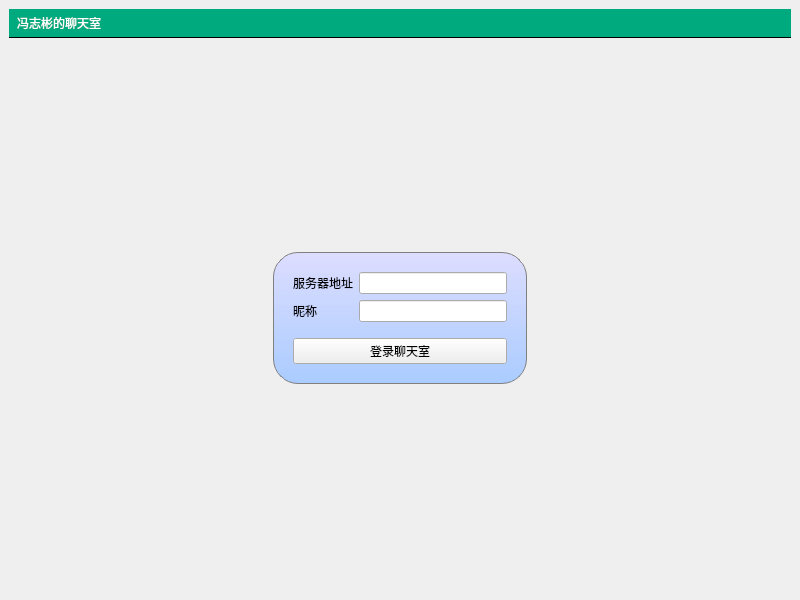
<?xml version="1.0" encoding="UTF-8"?>
<ui version="4.0">
 <class>MainWindow</class>
 <widget class="QMainWindow" name="MainWindow">
  <property name="geometry">
   <rect>
    <x>0</x>
    <y>0</y>
    <width>800</width>
    <height>600</height>
   </rect>
  </property>
  <property name="windowTitle">
   <string>聊天室客户端</string>
  </property>
  <property name="styleSheet">
   <string notr="true">
#loginFrame {
background: qlineargradient(x1: 0, y1: 0, x2: 0, y2: 1, stop: 0 #ddf, stop: 1 #acf);
border: 1px solid gray;
padding: 10px;
border-radius: 25px;
}
#mainFrame {border: none;background: white;}</string>
  </property>
  <widget class="QWidget" name="centralwidget">
   <layout class="QVBoxLayout" name="verticalLayout">
    <item>
     <widget class="QLabel" name="titleLabel">
      <property name="styleSheet">
       <string notr="true">#titleLabel {
background: white;
border: none;
border-bottom: 1px solid black;
padding: 5px;
font:24pt&quot;黑体&quot;; 
color: rgb(255,255, 255);
background-color:rgba(0, 170, 127, 255);
}


#loginFrame {
background: qlineargradient(x1: 0, y1: 0, x2: 0, y2: 1, stop: 0 #ddf, stop: 1 #aaf);
border: 1px solid gray;
padding: 10px;
border-radius: 25px;
}</string>
      </property>
      <property name="text">
       <string>冯志彬的聊天室</string>
      </property>
     </widget>
    </item>
    <item>
     <widget class="QStackedWidget" name="stackedWidget">
      <property name="currentIndex">
       <number>1</number>
      </property>
      <widget class="QWidget" name="chatPage">
       <layout class="QVBoxLayout" name="verticalLayout_2">
        <item>
         <layout class="QHBoxLayout" name="horizontalLayout">
          <item>
           <widget class="QTextEdit" name="roomTextEdit"/>
          </item>
          <item>
           <widget class="QListWidget" name="userListWidget">
            <property name="maximumSize">
             <size>
              <width>120</width>
              <height>16777215</height>
             </size>
            </property>
           </widget>
          </item>
         </layout>
        </item>
        <item>
         <layout class="QHBoxLayout" name="horizontalLayout_2">
          <item>
           <widget class="QLineEdit" name="sayLineEdit"/>
          </item>
          <item>
           <widget class="QPushButton" name="sayButton">
            <property name="text">
             <string>发送</string>
            </property>
           </widget>
          </item>
          <item>
           <widget class="QPushButton" name="logoutButton">
            <property name="text">
             <string>退出</string>
            </property>
           </widget>
          </item>
         </layout>
        </item>
       </layout>
      </widget>
      <widget class="QWidget" name="loginPage">
       <layout class="QGridLayout" name="gridLayout_3">
        <item row="0" column="1">
         <spacer name="verticalSpacer_2">
          <property name="orientation">
           <enum>Qt::Orientation::Vertical</enum>
          </property>
          <property name="sizeHint" stdset="0">
           <size>
            <width>20</width>
            <height>186</height>
           </size>
          </property>
         </spacer>
        </item>
        <item row="1" column="0">
         <spacer name="horizontalSpacer">
          <property name="orientation">
           <enum>Qt::Orientation::Horizontal</enum>
          </property>
          <property name="sizeHint" stdset="0">
           <size>
            <width>215</width>
            <height>20</height>
           </size>
          </property>
         </spacer>
        </item>
        <item row="1" column="1">
         <widget class="QFrame" name="loginFrame">
          <property name="frameShape">
           <enum>QFrame::Shape::StyledPanel</enum>
          </property>
          <property name="frameShadow">
           <enum>QFrame::Shadow::Raised</enum>
          </property>
          <layout class="QGridLayout" name="gridLayout_2">
           <item row="1" column="0">
            <spacer name="verticalSpacer">
             <property name="orientation">
              <enum>Qt::Orientation::Vertical</enum>
             </property>
             <property name="sizeType">
              <enum>QSizePolicy::Policy::Fixed</enum>
             </property>
             <property name="sizeHint" stdset="0">
              <size>
               <width>20</width>
               <height>10</height>
              </size>
             </property>
            </spacer>
           </item>
           <item row="2" column="0">
            <widget class="QPushButton" name="loginButton">
             <property name="text">
              <string>登录聊天室</string>
             </property>
            </widget>
           </item>
           <item row="0" column="0">
            <layout class="QGridLayout" name="gridLayout">
             <item row="0" column="0">
              <widget class="QLabel" name="label_2">
               <property name="text">
                <string>服务器地址</string>
               </property>
              </widget>
             </item>
             <item row="0" column="1">
              <widget class="QLineEdit" name="serverEdit"/>
             </item>
             <item row="1" column="0">
              <widget class="QLabel" name="label_3">
               <property name="text">
                <string>昵称</string>
               </property>
              </widget>
             </item>
             <item row="1" column="1">
              <widget class="QLineEdit" name="usernameEdit"/>
             </item>
            </layout>
           </item>
          </layout>
         </widget>
        </item>
        <item row="1" column="2">
         <spacer name="horizontalSpacer_2">
          <property name="orientation">
           <enum>Qt::Orientation::Horizontal</enum>
          </property>
          <property name="sizeHint" stdset="0">
           <size>
            <width>230</width>
            <height>20</height>
           </size>
          </property>
         </spacer>
        </item>
        <item row="2" column="1">
         <spacer name="verticalSpacer_3">
          <property name="orientation">
           <enum>Qt::Orientation::Vertical</enum>
          </property>
          <property name="sizeHint" stdset="0">
           <size>
            <width>20</width>
            <height>138</height>
           </size>
          </property>
         </spacer>
        </item>
       </layout>
      </widget>
     </widget>
    </item>
   </layout>
  </widget>
 </widget>
 <resources/>
 <connections/>
</ui>
